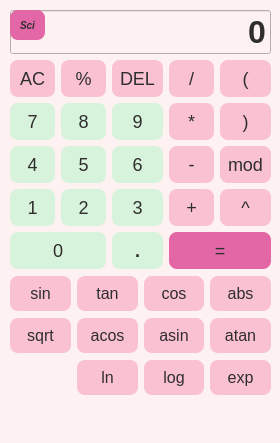
<?xml version="1.0" encoding="UTF-8"?>
<ui version="4.0">
 <class>MainWindow</class>
 <widget class="QMainWindow" name="MainWindow">
  <property name="geometry">
   <rect>
    <x>0</x>
    <y>0</y>
    <width>280</width>
    <height>443</height>
   </rect>
  </property>
  <property name="sizePolicy">
   <sizepolicy hsizetype="Expanding" vsizetype="Expanding">
    <horstretch>1</horstretch>
    <verstretch>1</verstretch>
   </sizepolicy>
  </property>
  <property name="minimumSize">
   <size>
    <width>280</width>
    <height>440</height>
   </size>
  </property>
  <property name="windowTitle">
   <string>Calculator</string>
  </property>
  <property name="styleSheet">
   <string notr="true">QWidget {
    background-color: #fdf1f1;   /* pastel pink background */
    color: #2e2e2e;              /* charcoal text */
}

QPushButton {
    background-color: #d8f3dc;   /* mint green buttons */
    color: #2e2e2e;              /* dark text */
    font-size: 18px;
    border-radius: 8px;
    padding: 8px;
}

QPushButton:pressed {
    background-color: #fff5e1;   /* soft cream when pressed */
}
</string>
  </property>
  <widget class="QWidget" name="centralwidget">
   <property name="sizePolicy">
    <sizepolicy hsizetype="Expanding" vsizetype="Expanding">
     <horstretch>1</horstretch>
     <verstretch>1</verstretch>
    </sizepolicy>
   </property>
   <widget class="QPushButton" name="sci">
    <property name="geometry">
     <rect>
      <x>10</x>
      <y>10</y>
      <width>35</width>
      <height>30</height>
     </rect>
    </property>
    <property name="sizePolicy">
     <sizepolicy hsizetype="Expanding" vsizetype="Expanding">
      <horstretch>1</horstretch>
      <verstretch>1</verstretch>
     </sizepolicy>
    </property>
    <property name="font">
     <font>
      <pointsize>-1</pointsize>
      <italic>true</italic>
      <bold>true</bold>
     </font>
    </property>
    <property name="styleSheet">
     <string notr="true">QPushButton{
background-color:#e367a6;
font-size:10px;
}
QPushButton:pressed{
background-color:#f27c96;
}</string>
    </property>
    <property name="text">
     <string>Sci</string>
    </property>
   </widget>
   <widget class="QWidget" name="verticalLayoutWidget">
    <property name="geometry">
     <rect>
      <x>10</x>
      <y>10</y>
      <width>261</width>
      <height>411</height>
     </rect>
    </property>
    <layout class="QVBoxLayout" name="verticalLayout_2">
     <item>
      <widget class="QLineEdit" name="display">
       <property name="font">
        <font>
         <pointsize>24</pointsize>
         <bold>true</bold>
        </font>
       </property>
       <property name="styleSheet">
        <string notr="true"/>
       </property>
       <property name="text">
        <string>0</string>
       </property>
       <property name="alignment">
        <set>Qt::AlignmentFlag::AlignRight|Qt::AlignmentFlag::AlignTrailing|Qt::AlignmentFlag::AlignVCenter</set>
       </property>
      </widget>
     </item>
     <item>
      <layout class="QGridLayout" name="gridLayout">
       <item row="2" column="3">
        <widget class="QPushButton" name="btnmin">
         <property name="styleSheet">
          <string notr="true">QPushButton{
background-color:#fac1d2

}
QPushButton:pressed{
background-color:#f27c96
}</string>
         </property>
         <property name="text">
          <string>-</string>
         </property>
        </widget>
       </item>
       <item row="3" column="3">
        <widget class="QPushButton" name="btnplus">
         <property name="styleSheet">
          <string notr="true">QPushButton{
background-color:#fac1d2

}
QPushButton:pressed{
background-color:#f27c96
}</string>
         </property>
         <property name="text">
          <string>+</string>
         </property>
        </widget>
       </item>
       <item row="1" column="0">
        <widget class="QPushButton" name="btn7">
         <property name="text">
          <string>7</string>
         </property>
        </widget>
       </item>
       <item row="0" column="2">
        <widget class="QPushButton" name="btndel">
         <property name="styleSheet">
          <string notr="true">QPushButton{
background-color:#fac1d2

}
QPushButton:pressed{
background-color:#f27c96
}</string>
         </property>
         <property name="text">
          <string>DEL</string>
         </property>
        </widget>
       </item>
       <item row="2" column="2">
        <widget class="QPushButton" name="btn6">
         <property name="text">
          <string>6</string>
         </property>
        </widget>
       </item>
       <item row="0" column="0">
        <widget class="QPushButton" name="btnclear">
         <property name="styleSheet">
          <string notr="true">QPushButton{
background-color:#fac1d2

}
QPushButton:pressed{
background-color:#f27c96
}</string>
         </property>
         <property name="text">
          <string>AC</string>
         </property>
        </widget>
       </item>
       <item row="5" column="2">
        <widget class="QPushButton" name="btndecimal">
         <property name="enabled">
          <bool>true</bool>
         </property>
         <property name="minimumSize">
          <size>
           <width>0</width>
           <height>4</height>
          </size>
         </property>
         <property name="font">
          <font>
           <pointsize>-1</pointsize>
           <bold>true</bold>
          </font>
         </property>
         <property name="text">
          <string>.</string>
         </property>
         <property name="autoDefault">
          <bool>false</bool>
         </property>
         <property name="default">
          <bool>false</bool>
         </property>
        </widget>
       </item>
       <item row="2" column="0">
        <widget class="QPushButton" name="btn4">
         <property name="text">
          <string>4</string>
         </property>
        </widget>
       </item>
       <item row="2" column="1">
        <widget class="QPushButton" name="btn5">
         <property name="text">
          <string>5</string>
         </property>
        </widget>
       </item>
       <item row="1" column="1">
        <widget class="QPushButton" name="btn8">
         <property name="text">
          <string>8</string>
         </property>
        </widget>
       </item>
       <item row="3" column="1">
        <widget class="QPushButton" name="btn2">
         <property name="text">
          <string>2</string>
         </property>
        </widget>
       </item>
       <item row="1" column="3">
        <widget class="QPushButton" name="btnmul">
         <property name="styleSheet">
          <string notr="true">QPushButton{
background-color:#fac1d2

}
QPushButton:pressed{
background-color:#f27c96
}</string>
         </property>
         <property name="text">
          <string>*</string>
         </property>
        </widget>
       </item>
       <item row="5" column="3" colspan="2">
        <widget class="QPushButton" name="btnequal">
         <property name="layoutDirection">
          <enum>Qt::LayoutDirection::RightToLeft</enum>
         </property>
         <property name="styleSheet">
          <string notr="true">QPushButton{
background-color:#e367a6

}
QPushButton:pressed{
background-color:#f27c96
}</string>
         </property>
         <property name="text">
          <string>=</string>
         </property>
        </widget>
       </item>
       <item row="3" column="4">
        <widget class="QPushButton" name="btnPower">
         <property name="styleSheet">
          <string notr="true">QPushButton{
background-color:#fac1d2;
   color: #2e2e2e;              /* dark text */
    font-size: 18px;
    border-radius: 8px;
    padding: 8px;
}
QPushButton:pressed{
background-color:#f27c96;
}</string>
         </property>
         <property name="text">
          <string>^</string>
         </property>
        </widget>
       </item>
       <item row="1" column="4">
        <widget class="QPushButton" name="btnCloseBrackets">
         <property name="styleSheet">
          <string notr="true">QPushButton{
background-color:#fac1d2;
   color: #2e2e2e;              /* dark text */
    font-size: 18px;
    border-radius: 8px;
    padding: 8px;
}
QPushButton:pressed{
background-color:#f27c96;
}</string>
         </property>
         <property name="text">
          <string>)</string>
         </property>
        </widget>
       </item>
       <item row="1" column="2">
        <widget class="QPushButton" name="btn9">
         <property name="text">
          <string>9</string>
         </property>
        </widget>
       </item>
       <item row="0" column="4">
        <widget class="QPushButton" name="btnOpenBrackets">
         <property name="styleSheet">
          <string notr="true">QPushButton{
background-color:#fac1d2;
   color: #2e2e2e;              /* dark text */
    font-size: 18px;
    border-radius: 8px;
    padding: 8px;
}
QPushButton:pressed{
background-color:#f27c96;
}</string>
         </property>
         <property name="text">
          <string>(</string>
         </property>
        </widget>
       </item>
       <item row="5" column="0" colspan="2">
        <widget class="QPushButton" name="btn0">
         <property name="text">
          <string>0</string>
         </property>
        </widget>
       </item>
       <item row="3" column="2">
        <widget class="QPushButton" name="btn3">
         <property name="text">
          <string>3</string>
         </property>
        </widget>
       </item>
       <item row="3" column="0">
        <widget class="QPushButton" name="btn1">
         <property name="text">
          <string>1</string>
         </property>
        </widget>
       </item>
       <item row="0" column="1">
        <widget class="QPushButton" name="btnPer">
         <property name="styleSheet">
          <string notr="true">QPushButton{
background-color:#fac1d2

}
QPushButton:pressed{
background-color:#f27c96
}</string>
         </property>
         <property name="text">
          <string>%</string>
         </property>
        </widget>
       </item>
       <item row="0" column="3">
        <widget class="QPushButton" name="btndiv">
         <property name="styleSheet">
          <string notr="true">QPushButton{
background-color:#fac1d2

}
QPushButton:pressed{
background-color:#f27c96
}</string>
         </property>
         <property name="text">
          <string>/</string>
         </property>
        </widget>
       </item>
       <item row="2" column="4">
        <widget class="QPushButton" name="btnmod">
         <property name="styleSheet">
          <string notr="true">QPushButton{
background-color:#fac1d2;
   color: #2e2e2e;              /* dark text */
    font-size: 18px;
    border-radius: 8px;
    padding: 8px;
}
QPushButton:pressed{
background-color:#f27c96;
}</string>
         </property>
         <property name="text">
          <string>mod</string>
         </property>
        </widget>
       </item>
      </layout>
     </item>
     <item>
      <widget class="QWidget" name="ScientificCalculator" native="true">
       <property name="sizePolicy">
        <sizepolicy hsizetype="Expanding" vsizetype="Expanding">
         <horstretch>1</horstretch>
         <verstretch>1</verstretch>
        </sizepolicy>
       </property>
       <widget class="QWidget" name="layoutWidget">
        <property name="geometry">
         <rect>
          <x>0</x>
          <y>0</y>
          <width>261</width>
          <height>124</height>
         </rect>
        </property>
        <layout class="QGridLayout" name="SciLayout">
         <item row="1" column="6">
          <widget class="QPushButton" name="btnAtan">
           <property name="styleSheet">
            <string notr="true">QPushButton{
background-color:#fac1d2;
   color: #2e2e2e;              /* dark text */
    font-size: 16px;
    border-radius: 8px;
    padding: 8px;
}
QPushButton:pressed{
background-color:#f27c96;
}</string>
           </property>
           <property name="text">
            <string>atan</string>
           </property>
          </widget>
         </item>
         <item row="2" column="6">
          <widget class="QPushButton" name="btnExp">
           <property name="styleSheet">
            <string notr="true">QPushButton{
background-color:#fac1d2;
   color: #2e2e2e;              /* dark text */
    font-size: 16px;
    border-radius: 8px;
    padding: 8px;
}
QPushButton:pressed{
background-color:#f27c96;
}</string>
           </property>
           <property name="text">
            <string>exp</string>
           </property>
          </widget>
         </item>
         <item row="1" column="0">
          <widget class="QPushButton" name="btnSqrt">
           <property name="styleSheet">
            <string notr="true">QPushButton{
background-color:#fac1d2;
   color: #2e2e2e;              /* dark text */
    font-size: 16px;
    border-radius: 8px;
    padding: 8px;
}
QPushButton:pressed{
background-color:#f27c96;
}</string>
           </property>
           <property name="text">
            <string>sqrt</string>
           </property>
          </widget>
         </item>
         <item row="1" column="3">
          <widget class="QPushButton" name="btnAsin">
           <property name="styleSheet">
            <string notr="true">QPushButton{
background-color:#fac1d2;
   color: #2e2e2e;              /* dark text */
    font-size: 16px;
    border-radius: 8px;
    padding: 8px;
}
QPushButton:pressed{
background-color:#f27c96;
}</string>
           </property>
           <property name="text">
            <string>asin</string>
           </property>
          </widget>
         </item>
         <item row="1" column="2">
          <widget class="QPushButton" name="btnAcos">
           <property name="styleSheet">
            <string notr="true">QPushButton{
background-color:#fac1d2;
   color: #2e2e2e;              /* dark text */
    font-size: 16px;
    border-radius: 8px;
    padding: 8px;
}
QPushButton:pressed{
background-color:#f27c96;
}</string>
           </property>
           <property name="text">
            <string>acos</string>
           </property>
          </widget>
         </item>
         <item row="0" column="0">
          <widget class="QPushButton" name="btnSin">
           <property name="styleSheet">
            <string notr="true">QPushButton{
background-color:#fac1d2;
   color: #2e2e2e;              /* dark text */
    font-size: 16px;
    border-radius: 8px;
    padding: 8px;
}
QPushButton:pressed{
background-color:#f27c96;
}</string>
           </property>
           <property name="text">
            <string>sin</string>
           </property>
          </widget>
         </item>
         <item row="0" column="2">
          <widget class="QPushButton" name="btnTan">
           <property name="styleSheet">
            <string notr="true">QPushButton{
background-color:#fac1d2;
   color: #2e2e2e;              /* dark text */
    font-size: 16px;
    border-radius: 8px;
    padding: 8px;
}
QPushButton:pressed{
background-color:#f27c96;
}</string>
           </property>
           <property name="text">
            <string>tan</string>
           </property>
          </widget>
         </item>
         <item row="2" column="3">
          <widget class="QPushButton" name="btnLog10">
           <property name="styleSheet">
            <string notr="true">QPushButton{
background-color:#fac1d2;
   color: #2e2e2e;              /* dark text */
    font-size: 16px;
    border-radius: 8px;
    padding: 8px;
}
QPushButton:pressed{
background-color:#f27c96;
}</string>
           </property>
           <property name="text">
            <string>log</string>
           </property>
          </widget>
         </item>
         <item row="0" column="6">
          <widget class="QPushButton" name="btnAbs">
           <property name="styleSheet">
            <string notr="true">QPushButton{
background-color:#fac1d2;
   color: #2e2e2e;              /* dark text */
    font-size: 16px;
    border-radius: 8px;
    padding: 8px;
}
QPushButton:pressed{
background-color:#f27c96;
}</string>
           </property>
           <property name="text">
            <string>abs</string>
           </property>
          </widget>
         </item>
         <item row="0" column="3">
          <widget class="QPushButton" name="btnCos">
           <property name="styleSheet">
            <string notr="true">QPushButton{
background-color:#fac1d2;
   color: #2e2e2e;              /* dark text */
    font-size: 16px;
    border-radius: 8px;
    padding: 8px;
}
QPushButton:pressed{
background-color:#f27c96;
}</string>
           </property>
           <property name="text">
            <string>cos</string>
           </property>
          </widget>
         </item>
         <item row="2" column="2">
          <widget class="QPushButton" name="btnLn">
           <property name="styleSheet">
            <string notr="true">QPushButton{
background-color:#fac1d2;
   color: #2e2e2e;              /* dark text */
    font-size: 16px;
    border-radius: 8px;
    padding: 8px;
}
QPushButton:pressed{
background-color:#f27c96;
}</string>
           </property>
           <property name="text">
            <string>ln</string>
           </property>
          </widget>
         </item>
        </layout>
       </widget>
      </widget>
     </item>
    </layout>
   </widget>
   <zorder>verticalLayoutWidget</zorder>
   <zorder>sci</zorder>
  </widget>
  <widget class="QStatusBar" name="statusbar"/>
 </widget>
 <resources/>
 <connections/>
</ui>
